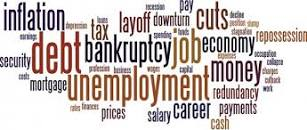
#> input picture imgg/test.jpg, 307 x 130 px, found by its file name
$ python upsampling.py
#> lines starting #> are read from the running program, lines starting #| are printed output that depends on the picture
import numpy as np
import cv2  # OpenCV is used for visualization purposes

import matplotlib.pyplot as plt
# Load the image
image = cv2.imread('test.jpg',cv2.IMREAD_GRAYSCALE)
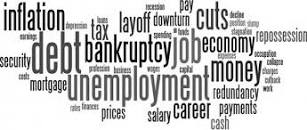
#> image: shape (130, 307); min 0, max 255, mean 200.9
initail_img=np.array(image)
height,width=image.shape
#> height = 130; width = 307
height=height//2
#> height = 65
width=width//2
#> width = 153
new_image=np.zeros((height,width),dtype=np.uint8)
for i in range(height):
    c=0
    for j in range(width):
        rstart=i*2
        rend=rstart+2
        cstart=j*2
        cend=cstart+2
        pixel=np.mean(initail_img[rstart:rend,cstart:cend],axis=(0,1))
        new_image[i,j]=pixel.astype(np.uint8)
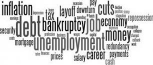
#> new_image: shape (65, 153); min 3, max 255, mean 200.5


cv2.imshow('original',image)
cv2.imshow('scaled',new_image)
cv2.waitKey(0)
